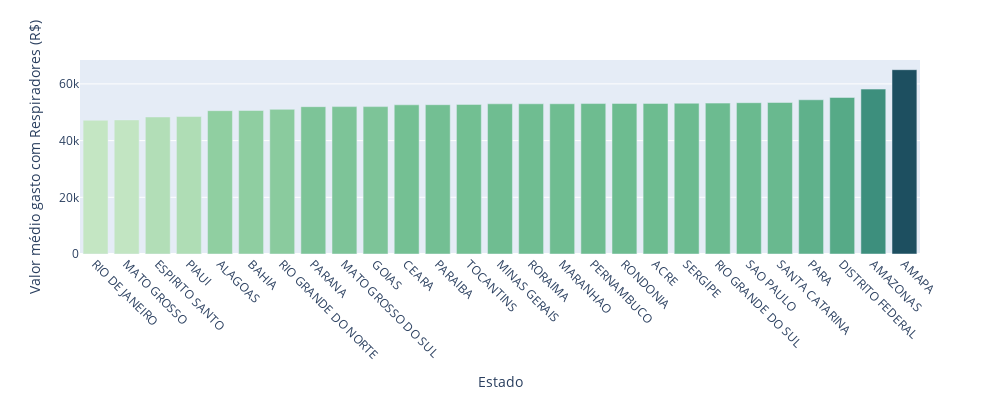

Write notebook code for a chart like this one.
### Code cell
from plotly.offline import init_notebook_mode, iplot
import plotly.express as px
import plotly.graph_objects as go

init_notebook_mode(connected=True)


fig = px.bar(report3, x='DESTINO', y='PREÇO_MEDIO',
             hover_data=['QT_TOT','VL_TOT'],color='PREÇO_MEDIO',
             labels={'QT_TOT':'Qnt. de respiradores comprados','VL_TOT':'Valor total gasto com respiradores','PREÇO_MEDIO':'Valor Médio em reais (R$)', 'DESTINO':'Estado'},
             height = 400, width = 1000,
             color_continuous_scale= px.colors.sequential.Blugrn
            )

fig.update_traces(texttemplate='%{text:.2s}', textposition='outside')
fig.update(layout_coloraxis_showscale=False)
fig.update_layout(uniformtext_minsize=8, uniformtext_mode='hide')
fig.update_xaxes(tickangle=45)
fig.update_yaxes(visible=True)

fig.show()

### Figure 1 — Plotly figure (JSON) as saved in the notebook; plotly's stock layout.template omitted (floating-point values rounded to 4 significant figures)
{"data": [{"alignmentgroup": "True", "customdata": [[1080, 50940570], [254, 12013460], [255, 12326100], [197, 9553460], [224, 11325580], [752, 38066590], [330, 16840710], [617, 32064320], [237, 12321230], [603, 31349300], [321, 16892720], [332, 17484540], [125, 6595430], [901, 47740000.0], [162, 8584130], [309, 16377590], [223, 11833350], [276, 14658220], [170, 9029000], [186, 9891490], [728, 38745990], [1101, 58750000.0], [143, 7642270], [450, 24479450], [250, 13805580], [222, 12910000.0], [125, 8125960]], "hovertemplate": "Estado=%{x}<br>Valor médio gasto com Respiradores (R$)=%{marker.color}<br>Qnt. de respiradores comprados=%{customdata[0]}<br>Valor total gasto com respiradores=%{customdata[1]}<extra></extra>", "legendgroup": "", "marker": {"color": [47170.0, 47300.0, 48340.0, 48490.0, 50560.0, 50620.0, 51030.0, 51970.0, 51990.0, 51990.0, 52630.0, 52660.0, 52760.0, 52980.0, 52990.0, 53000.0, 53060.0, 53110.0, 53110.0, 53180.0, 53220.0, 53365, 53440.0, 54400.0, 55220.0, 58170.0, 65010.0], "coloraxis": "coloraxis"}, "name": "", "offsetgroup": "", "orientation": "v", "showlegend": false, "textposition": "outside", "texttemplate": "%{text:.2s}", "type": "bar", "x": ["RIO DE JANEIRO", "MATO GROSSO", "ESPIRITO SANTO ", "PIAUI", "ALAGOAS", "BAHIA", "RIO GRANDE DO NORTE", "PARANA", "MATO GROSSO DO SUL", "GOIAS", "CEARA", "PARAIBA", "TOCANTINS", "MINAS GERAIS", "RORAIMA", "MARANHAO", "PERNAMBUCO", "RONDONIA", "ACRE", "SERGIPE", "RIO GRANDE DO SUL ", "SAO PAULO", "SANTA CATARINA", "PARA", "DISTRITO FEDERAL", "AMAZONAS", "AMAPA"], "xaxis": "x", "y": [47170.0, 47300.0, 48340.0, 48490.0, 50560.0, 50620.0, 51030.0, 51970.0, 51990.0, 51990.0, 52630.0, 52660.0, 52760.0, 52980.0, 52990.0, 53000.0, 53060.0, 53110.0, 53110.0, 53180.0, 53220.0, 53365, 53440.0, 54400.0, 55220.0, 58170.0, 65010.0], "yaxis": "y"}], "layout": {"barmode": "relative", "coloraxis": {"colorbar": {"title": {"text": "Valor médio gasto com Respiradores (R$)"}}, "colorscale": [[0, "rgb(196, 230, 195)"], [0.1667, "rgb(150, 210, 164)"], [0.3333, "rgb(109, 188, 144)"], [0.5, "rgb(77, 162, 132)"], [0.6667, "rgb(54, 135, 122)"], [0.8333, "rgb(38, 107, 110)"], [1, "rgb(29, 79, 96)"]], "showscale": false}, "height": 400, "legend": {"tracegroupgap": 0}, "margin": {"t": 60}, "uniformtext": {"minsize": 8, "mode": "hide"}, "width": 1000, "xaxis": {"anchor": "y", "domain": [0, 1], "tickangle": 45, "title": {"text": "Estado"}}, "yaxis": {"anchor": "x", "domain": [0, 1], "title": {"text": "Valor médio gasto com Respiradores (R$)"}, "visible": true}}}
